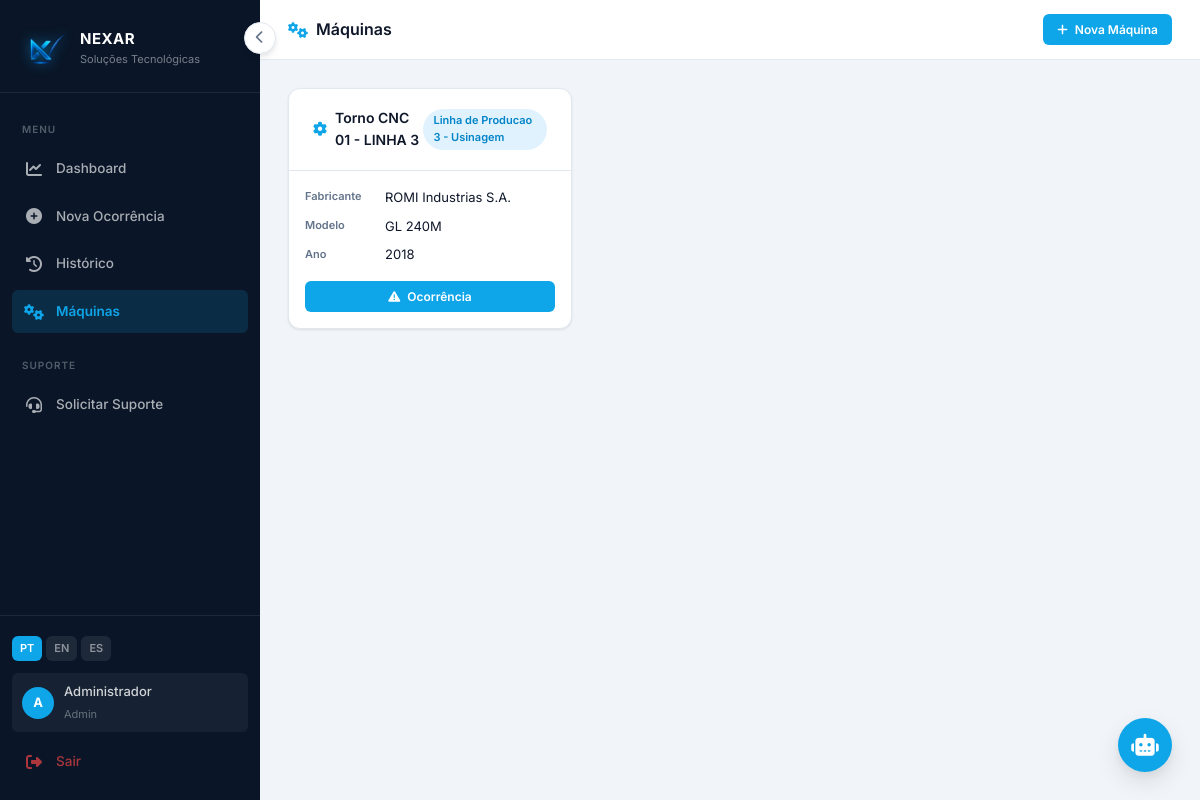
/maquinas (signed in), run on an earlier commit of the app's database.
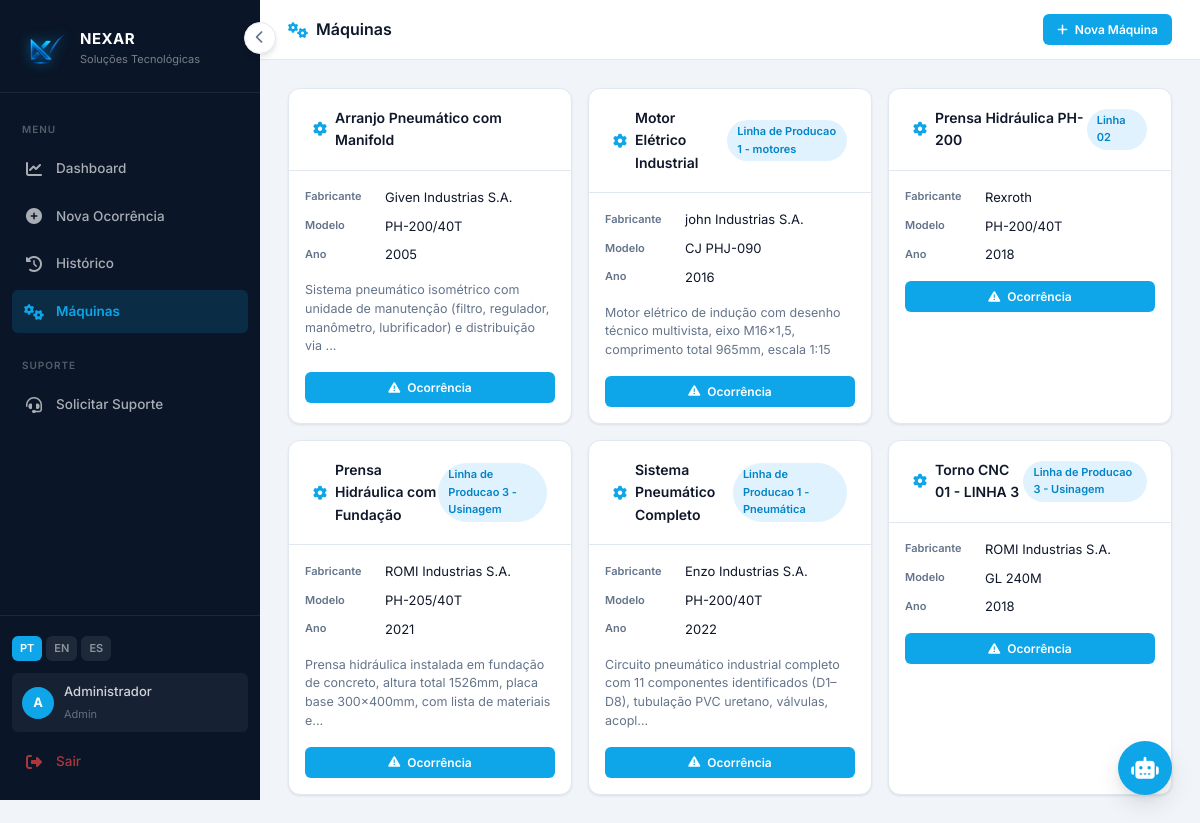
And on a later commit of the database.
### tables this page shows
CREATE TABLE usuarios (
            id INTEGER PRIMARY KEY AUTOINCREMENT,
            nome TEXT NOT NULL,
            email TEXT UNIQUE NOT NULL,
            senha_hash TEXT NOT NULL,
            perfil TEXT DEFAULT 'operador',
            ativo INTEGER DEFAULT 1,
            criado_em DATETIME DEFAULT CURRENT_TIMESTAMP
        );

CREATE TABLE maquinas (
            id INTEGER PRIMARY KEY AUTOINCREMENT,
            nome TEXT NOT NULL,
            modelo TEXT,
            fabricante TEXT,
            ano TEXT,
            setor TEXT,
            descricao TEXT,
            criado_em DATETIME DEFAULT CURRENT_TIMESTAMP
        );

### app.py (the view)
@app.route("/maquinas")
@login_required
def maquinas():
    conn = get_db()
    lista = conn.execute("SELECT * FROM maquinas ORDER BY nome").fetchall()
    conn.close()
    return render_template("maquinas.html", maquinas=lista)

### app.py (called while the page is built)
def get_db():
    conn = sqlite3.connect("qrqc.db")
    conn.row_factory = sqlite3.Row
    return conn

@login_manager.user_loader
def load_user(user_id):
    conn = get_db()
    u = conn.execute("SELECT * FROM usuarios WHERE id = ?", (user_id,)).fetchone()
    conn.close()
    if u:
        return User(u["id"], u["nome"], u["email"], u["perfil"])
    return None

@app.context_processor
def inject_globals():
    lang = session.get("lang", "pt")
    return {"t": TRANSLATIONS.get(lang, TRANSLATIONS["pt"]), "lang": lang}

### templates/maquinas.html (shortened to what this page needs)
{% extends 'menu.html' %}
{% block content %}
<div class="topbar">
  <div class="topbar-title">
    <i class="fas fa-cogs"></i> {{ t.maquinas }}
  </div>
  <div class="topbar-actions">
    <a href="{{ url_for('cadastro_maquina') }}" class="btn btn-primary btn-sm">
      <i class="fas fa-plus"></i> {{ t.nova_maquina }}
    </a>
  </div>
</div>
<div class="page-body">
  {% if maquinas %}
  <div style="display:grid; grid-template-columns:repeat(auto-fill, minmax(280px, 1fr)); gap:16px;">
    {% for m in maquinas %}
    <div class="card" style="transition:var(--transition);"
         onmouseover="this.style.boxShadow='var(--shadow-lg)'"
         onmouseout="this.style.boxShadow='var(--shadow-sm)'">
      <div class="card-header">
        <span class="card-title" style="font-size:14px;">
          <i class="fas fa-cog"></i> {{ m.nome }}
        </span>
        {% if m.setor %}
        <span class="badge badge-primary" style="font-size:11px;">{{ m.setor }}</span>
        {% endif %}
      </div>
      <div class="card-body" style="padding:16px;">
        <div style="display:flex; flex-direction:column; gap:8px; margin-bottom:16px;">
          {% if m.fabricante %}
          <div style="display:flex; gap:8px; align-items:center;">
            <span style="font-size:11px; color:var(--text-muted); width:72px; font-weight:600;">Fabricante</span>
            <span style="font-size:13px;">{{ m.fabricante }}</span>
          </div>
          {% endif %}
          {% if m.modelo %}
          <div style="display:flex; gap:8px; align-items:center;">
            <span style="font-size:11px; color:var(--text-muted); width:72px; font-weight:600;">Modelo</span>
            <span style="font-size:13px;">{{ m.modelo }}</span>
          </div>
          {% endif %}
          {% if m.ano %}
          <div style="display:flex; gap:8px; align-items:center;">
            <span style="font-size:11px; color:var(--text-muted); width:72px; font-weight:600;">Ano</span>
            <span style="font-size:13px;">{{ m.ano }}</span>
          </div>
          {% endif %}
        </div>
        {% if m.descricao %}
        <p style="font-size:12.5px; color:var(--text-muted); line-height:1.5; margin-bottom:16px;">
          {{ m.descricao[:120] }}{% if m.descricao|length > 120 %}...{% endif %}
        </p>
        {% endif %}
        <div style="display:flex; gap:8px;">
          <a href="{{ url_for('CadastroOcorrencia') }}?maquina={{ m.id }}"
             class="btn btn-primary btn-sm" style="flex:1; justify-content:center;">
            <i class="fas fa-exclamation-triangle"></i> Ocorrência
          </a>
        </div>
      </div>
    </div>
    {% endfor %}
  </div>
  {% endif %}
</div>
{% endblock %}

### templates/menu.html (shortened to what this page needs)
<!DOCTYPE html>
<html lang="{{ lang }}">
<head>
  <link rel="stylesheet" href="/static/css/design-system.css" />
  <link rel="stylesheet" href="https://cdnjs.cloudflare.com/ajax/libs/font-awesome/6.5.0/css/all.min.css" />
</head>
<body>
<div class="app-wrapper">
  <aside class="sidebar" id="sidebar">
    <div class="sidebar-logo">
      <img src="/static/assets/img/nexar_logo_clean.png" alt="Nexar" />
      <div class="sidebar-logo-text">
        <h4>NEXAR</h4>
        <p>Soluções Tecnológicas</p>
      </div>
    </div>
    <nav class="sidebar-nav">
      <span class="nav-label">Menu</span>
      <a href="{{ url_for('dashboard') }}"
         class="nav-item {% if request.endpoint == 'dashboard' %}active{% endif %}">
        <i class="fas fa-chart-line"></i>
        <span>Dashboard</span>
      </a>
      <a href="{{ url_for('CadastroOcorrencia') }}"
         class="nav-item {% if request.endpoint == 'CadastroOcorrencia' or request.endpoint == 'registrar_ocorrencia' %}active{% endif %}">
        <i class="fas fa-plus-circle"></i>
        <span>{{ t.nova_ocorrencia }}</span>
      </a>
      <a href="{{ url_for('historico') }}"
         class="nav-item {% if request.endpoint == 'historico' %}active{% endif %}">
        <i class="fas fa-history"></i>
        <span>{{ t.historico }}</span>
      </a>
      <a href="{{ url_for('maquinas') }}"
         class="nav-item {% if 'maquina' in request.endpoint %}active{% endif %}">
        <i class="fas fa-cogs"></i>
        <span>{{ t.maquinas }}</span>
      </a>
      <span class="nav-label" style="margin-top:8px">Suporte</span>
      <a href="{{ url_for('solicitacao') }}"
         class="nav-item {% if request.endpoint == 'solicitacao' %}active{% endif %}">
        <i class="fas fa-headset"></i>
        <span>{{ t.solicitar_suporte }}</span>
      </a>
    </nav>
    <div class="sidebar-footer">
      <div class="lang-selector">
        <a href="{{ url_for('set_lang', lang='pt') }}"
           class="lang-btn {% if lang == 'pt' %}active{% endif %}">PT</a>
        <a href="{{ url_for('set_lang', lang='en') }}"
           class="lang-btn {% if lang == 'en' %}active{% endif %}">EN</a>
        <a href="{{ url_for('set_lang', lang='es') }}"
           class="lang-btn {% if lang == 'es' %}active{% endif %}">ES</a>
      </div>
      <div class="user-chip">
        <div class="user-avatar">
          {{ current_user.nome[0].upper() if current_user.is_authenticated else 'U' }}
        </div>
        <div class="user-info-text">
          <p>{{ current_user.nome if current_user.is_authenticated else 'Usuário' }}</p>
          <span>{{ current_user.perfil.title() if current_user.is_authenticated else '' }}</span>
        </div>
      </div>
      <a href="{{ url_for('logout') }}" class="nav-item" style="color: rgba(239,68,68,.7);">
        <i class="fas fa-sign-out-alt"></i>
        <span>{{ t.sair }}</span>
      </a>
    </div>
  </aside>
  <button class="sidebar-toggle" id="sidebarToggle" onclick="toggleSidebar()">
    <i class="fas fa-chevron-left"></i>
  </button>
  <div class="main-content" id="mainContent">
    {% block content %}{% endblock %}
  </div>
</div>
<button class="chat-fab" id="chatFab" onclick="toggleChat()" title="{{ t.assistente }}">
  <i class="fas fa-robot"></i>
</button>
</body>
</html>

What changed in the data, as far as the page shows it:
added maquinas: nome "Arranjo Pneumático com Manifold", fabricante "Given Industrias S.A.", modelo "PH-200/40T", ano "2005", descricao "Sistema pneumático isométrico com unidade de manutenção (filtro, regulador, manômetro, lubrificador) e distribuição via"
added maquinas: nome "Motor Elétrico Industrial", setor "Linha de Producao 1 - motores", fabricante "john Industrias S.A.", modelo "CJ PHJ-090", ano "2016", descricao "Motor elétrico de indução com desenho técnico multivista, eixo M16x1,5, comprimento total 965mm, escala 1:15"
added maquinas: nome "Prensa Hidráulica PH-200", setor "Linha 02", fabricante "Rexroth", modelo "PH-200/40T", ano "2018"
added maquinas: nome "Prensa Hidráulica com Fundação", setor "Linha de Producao 3 - Usinagem", fabricante "ROMI Industrias S.A.", modelo "PH-205/40T", ano "2021", descricao "Prensa hidráulica instalada em fundação de concreto, altura total 1526mm, placa base 300x400mm, com lista de materiais e"
added maquinas: nome "Sistema Pneumático Completo", setor "Linha de Producao 1 - Pneumática", fabricante "Enzo Industrias S.A.", modelo "PH-200/40T", ano "2022", descricao "Circuito pneumático industrial completo com 11 componentes identificados (D1–D8), tubulação PVC uretano, válvulas, acopl"
